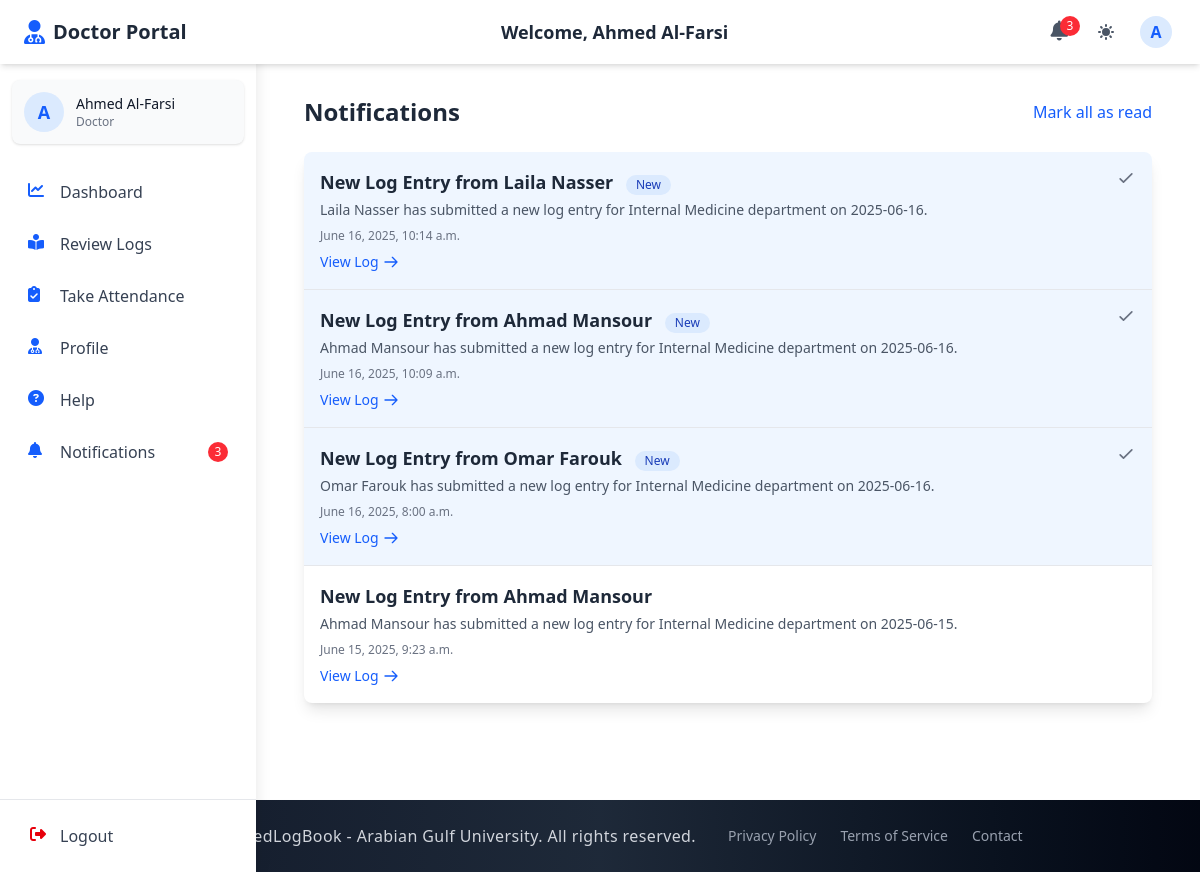
/doctors/notifications/ (signed in), run on an earlier commit of the app's database.
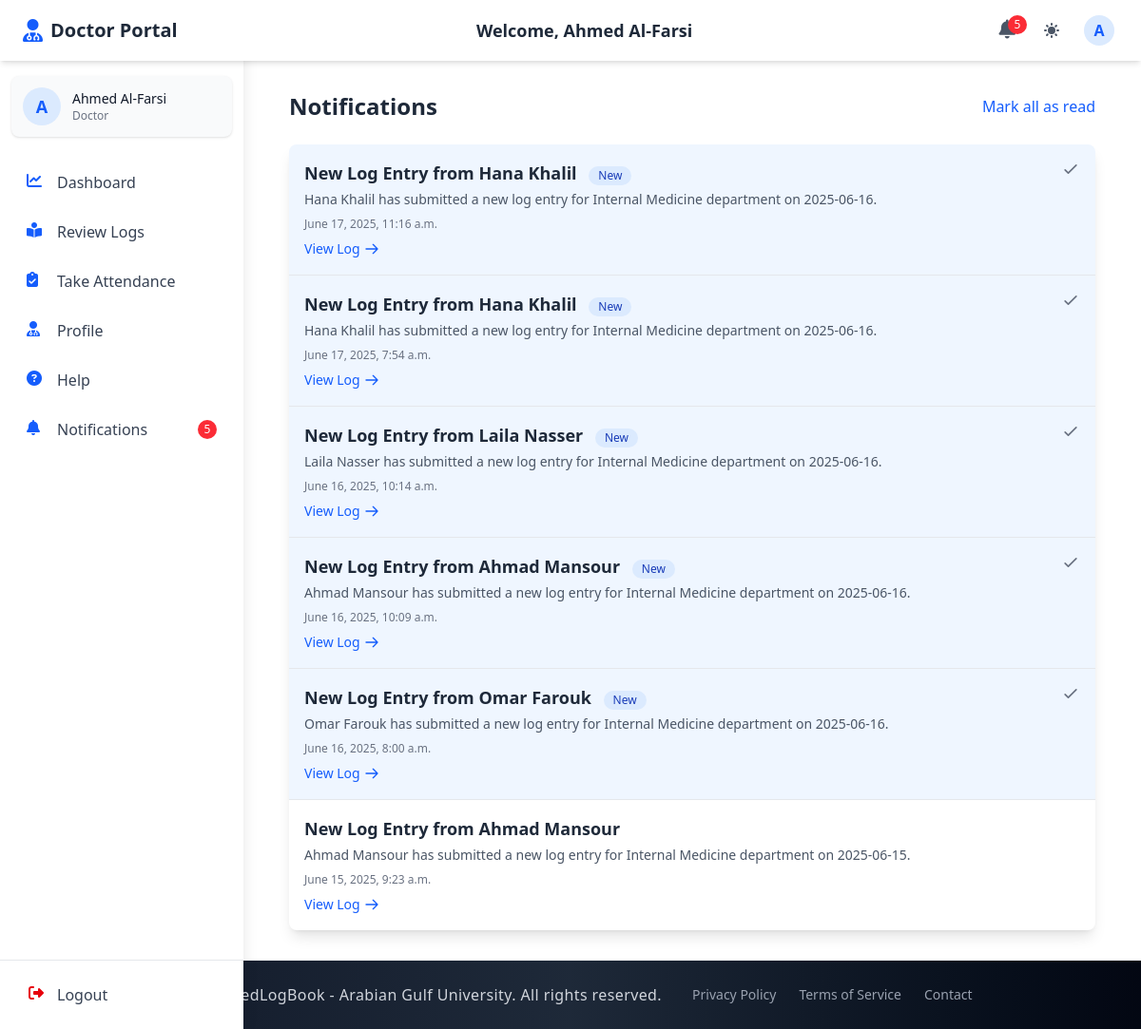
And on a later commit of the database.
### accounts/models.py (models this page shows, shortened)
class CustomUser(AbstractUser):
    email = models.EmailField(unique=True)
    first_name = models.CharField(max_length=150, blank=True)
    last_name = models.CharField(max_length=150, blank=True)
    profile_photo = models.ImageField(
        upload_to="profiles/", blank=True, null=True, default="profiles/default.jpg"
    )
    city = models.CharField(max_length=100, blank=True)
    country = models.CharField(max_length=100, blank=True)
    phone_no = models.CharField(max_length=20, blank=True)
    bio = models.TextField(blank=True)
    speciality = models.CharField(max_length=100, blank=True)
    ROLE_CHOICES = (
        ("student", "Student"),
        ("doctor", "Doctor"),
        ("staff", "Staff"),
        ("admin", "Admin"),
    )
    role = models.CharField(max_length=10, choices=ROLE_CHOICES, default="student")
    groups = models.ManyToManyField(
        "auth.Group", related_name="customuser_groups", blank=True
    )
    user_permissions = models.ManyToManyField(
        "auth.Permission", related_name="customuser_permissions", blank=True
    )
    USERNAME_FIELD = "email"
    REQUIRED_FIELDS = ["username"]

### doctor_section/models.py (models this page shows, shortened)
class Notification(models.Model):
    recipient = models.ForeignKey(Doctor, on_delete=models.CASCADE, related_name='notifications')
    log_entry = models.ForeignKey(StudentLogFormModel, on_delete=models.CASCADE, null=True, blank=True)
    title = models.CharField(max_length=100)
    message = models.TextField()
    created_at = models.DateTimeField(auto_now_add=True)
    is_read = models.BooleanField(default=False)
    class Meta:
        ordering = ['-created_at']
        verbose_name = "Notification"
        verbose_name_plural = "Notifications"

### doctor_section/views.py (the view)
# urls.py: path("notifications/", views.notifications, name="notifications"),
@login_required
def notifications(request):
    doctor = request.user.doctor_profile
    notifications_list = Notification.objects.filter(recipient=doctor).order_by('-created_at')
    if request.GET.get('mark_read'):
        notification_id = request.GET.get('mark_read')
        notification = get_object_or_404(Notification, id=notification_id, recipient=doctor)
        notification.mark_as_read()
        return redirect('doctor_section:notifications')
    if request.GET.get('mark_all_read'):
        notifications_list.filter(is_read=False).update(is_read=True)
        messages.success(request, "All notifications marked as read.")
        return redirect('doctor_section:notifications')
    paginator = Paginator(notifications_list, 10)  # 10 items per page
    page_number = request.GET.get('page')
    page_obj = paginator.get_page(page_number)
    context = {
        'notifications': page_obj,
        'unread_count': notifications_list.filter(is_read=False).count(),
    }
    return render(request, "doctor_notifications.html", context)

### doctor_section/templates/doctor_notifications.html (shortened to what this page needs)
{% extends 'base.html' %}
{% block navbar %}
  {% include './components/doc_auth_navbar.html' %}
{% endblock %}
{% block content %}
  <div class="container mx-auto px-4 py-8">
    <div class="flex justify-between items-center mb-6">
      <h2 class="text-2xl font-bold text-gray-800 dark:text-white">Notifications</h2>
      {% if unread_count > 0 %}
        <a href="?mark_all_read=true" class="text-blue-600 hover:text-blue-800 dark:text-blue-400 dark:hover:text-blue-300">
          Mark all as read
        </a>
      {% endif %}
    </div>
    {% if notifications %}
      <div class="bg-white dark:bg-gray-800 rounded-lg shadow-lg overflow-hidden">
        <ul class="divide-y divide-gray-200 dark:divide-gray-700">
          {% for notification in notifications %}
            <li class="p-4 {% if not notification.is_read %}bg-blue-50 dark:bg-blue-900/20{% endif %} transition-colors duration-200">
              <div class="flex justify-between items-start">
                <div>
                  <h3 class="text-lg font-semibold text-gray-800 dark:text-white">
                    {{ notification.title }}
                    {% if not notification.is_read %}
                      <span class="ml-2 inline-flex items-center px-2.5 py-0.5 rounded-full text-xs font-medium bg-blue-100 text-blue-800 dark:bg-blue-800 dark:text-blue-100">
                        New
                      </span>
                    {% endif %}
                  </h3>
                  <p class="text-sm text-gray-600 dark:text-gray-300 mt-1">{{ notification.message }}</p>
                  <p class="text-xs text-gray-500 dark:text-gray-400 mt-2">{{ notification.created_at|date:"F j, Y, g:i a" }}</p>
                  {% if notification.log_entry %}
                    <a href="{% url 'doctor_section:review_log' notification.log_entry.id %}" class="mt-2 inline-flex items-center text-sm text-blue-600 hover:text-blue-800 dark:text-blue-400 dark:hover:text-blue-300">
                      <span>View Log</span>
                      <svg class="w-4 h-4 ml-1" fill="none" stroke="currentColor" viewBox="0 0 24 24" xmlns="http://www.w3.org/2000/svg">
                        <path stroke-linecap="round" stroke-linejoin="round" stroke-width="2" d="M14 5l7 7m0 0l-7 7m7-7H3"></path>
                      </svg>
                    </a>
                  {% endif %}
                </div>
                {% if not notification.is_read %}
                  <a href="?mark_read={{ notification.id }}" class="text-gray-500 hover:text-gray-700 dark:text-gray-400 dark:hover:text-gray-300">
                    <svg class="w-5 h-5" fill="none" stroke="currentColor" viewBox="0 0 24 24" xmlns="http://www.w3.org/2000/svg">
                      <path stroke-linecap="round" stroke-linejoin="round" stroke-width="2" d="M5 13l4 4L19 7"></path>
                    </svg>
                  </a>
                {% endif %}
              </div>
            </li>
          {% endfor %}
        </ul>
      </div>
    {% endif %}
  </div>
{% endblock %}

### templates/base.html (shortened to what this page needs)
{% load static %}
<!DOCTYPE html>
<html lang="en" class="scroll-smooth">
  <head>
    <link rel="stylesheet" href="{% static 'css/main.css' %}" />
    <link rel="stylesheet" href="https://cdnjs.cloudflare.com/ajax/libs/font-awesome/6.4.2/css/all.min.css" />
  </head>
  <body class="bg-white dark:bg-gray-900 text-gray-900 dark:text-white transition-colors duration-300 min-h-screen flex flex-col">
    {% block navbar %}{% endblock %}
    <main class="flex-grow w-full transition-all duration-300">
      {% block content_container %}
      <div class="container mx-auto px-4 sm:px-6 lg:px-8">
        {% block content %}{% endblock %}
      </div>
      {% endblock %}
    </main>
    {% include './components/footer.html' %}
  </body>
</html>

### templates/components/doc_auth_navbar.html (shortened to what this page needs)
{% extends 'components/auth_navbar_base.html' %}
{% block home_url %}{% url 'doctor_section:doctor_dash' %}{% endblock %}
{% block header_icon %}fas fa-user-md{% endblock %}
{% block portal_name %}Doctor Portal{% endblock %}
{% block user_role %}Doctor{% endblock %}
{% block notifications_url %}{% url 'doctor_section:notifications' %}{% endblock %}
{% block logout_url_bottom %}{% url 'doctor_section:logout' %}{% endblock %}
{% block sidebar_menu %}
  <a href="{% url 'doctor_section:doctor_dash' %}" class="nav-item flex items-center px-4 py-3 text-gray-700 dark:text-gray-300 rounded-lg hover:bg-gray-100 dark:hover:bg-gray-700 group transition-colors duration-200">
    <i class="fas fa-chart-line w-5 h-5 text-blue-600 dark:text-blue-400"></i>
    <span class="ml-3 font-medium">Dashboard</span>
  </a>
  <a href="{% url 'doctor_section:doctor_reviews' %}" class="nav-item flex items-center px-4 py-3 text-gray-700 dark:text-gray-300 rounded-lg hover:bg-gray-100 dark:hover:bg-gray-700 group transition-colors duration-200">
    <i class="fas fa-book-reader w-5 h-5 text-blue-600 dark:text-blue-400"></i>
    <span class="ml-3 font-medium">Review Logs</span>
  </a>
  <a href="{% url 'doctor_section:take_attendance' %}" class="nav-item flex items-center px-4 py-3 text-gray-700 dark:text-gray-300 rounded-lg hover:bg-gray-100 dark:hover:bg-gray-700 group transition-colors duration-200">
    <i class="fas fa-clipboard-check w-5 h-5 text-blue-600 dark:text-blue-400"></i>
    <span class="ml-3 font-medium">Take Attendance</span>
  </a>
  <a href="{% url 'doctor_section:doctor_profile' %}" class="nav-item flex items-center px-4 py-3 text-gray-700 dark:text-gray-300 rounded-lg hover:bg-gray-100 dark:hover:bg-gray-700 group transition-colors duration-200">
    <i class="fas fa-user-md w-5 h-5 text-blue-600 dark:text-blue-400"></i>
    <span class="ml-3 font-medium">Profile</span>
  </a>
  <a href="{% url 'doctor_section:doctor_help' %}" class="nav-item flex items-center px-4 py-3 text-gray-700 dark:text-gray-300 rounded-lg hover:bg-gray-100 dark:hover:bg-gray-700 group transition-colors duration-200">
    <i class="fas fa-question-circle w-5 h-5 text-blue-600 dark:text-blue-400"></i>
    <span class="ml-3 font-medium">Help</span>
  </a>
  <a href="{% url 'doctor_section:notifications' %}" class="nav-item flex items-center px-4 py-3 text-gray-700 dark:text-gray-300 rounded-lg hover:bg-gray-100 dark:hover:bg-gray-700 group transition-colors duration-200">
    <i class="fas fa-bell w-5 h-5 text-blue-600 dark:text-blue-400"></i>
    <span class="ml-3 font-medium">Notifications</span>
    {% if unread_notifications_count > 0 %}
      <span class="ml-auto bg-red-500 text-white text-xs rounded-full h-5 w-5 flex items-center justify-center">
        {{ unread_notifications_count }}
      </span>
    {% endif %}
  </a>
{% endblock %}

### templates/components/auth_navbar_base.html (shortened to what this page needs)
<header class="bg-white dark:bg-gray-800 shadow-md fixed top-0 left-0 right-0 z-40 h-16 transition-all duration-300">
  <div class="flex items-center justify-between h-full px-4 md:px-6 max-w-7xl mx-auto">
    <div class="flex items-center space-x-3">
      <a href="{% block home_url %}{% endblock %}" class="flex items-center">
        <i class="{% block header_icon %}fas fa-book-medical{% endblock %} text-blue-600 dark:text-blue-400 text-2xl mr-2"></i>
        <span class="font-bold text-xl text-gray-800 dark:text-white hidden sm:inline">{% block portal_name %}ElogBook Portal{% endblock %}</span>
      </a>
    </div>
    <div class="hidden md:block text-center">
      <h1 class="text-lg font-semibold text-gray-800 dark:text-white">
        Welcome, {% block user_title %}{% endblock %} {{ request.session.first_name }} {{ request.session.last_name }}
      </h1>
    </div>
    <div class="flex items-center space-x-3">
      <div class="relative">
        <a href="{% block notifications_url %}#{% endblock %}" class="p-2 text-gray-600 dark:text-gray-300 hover:bg-gray-100 dark:hover:bg-gray-700 rounded-full transition-colors duration-200" aria-label="Notifications">
          <i class="fas fa-bell text-xl"></i>
          {% if unread_notifications_count > 0 %}
            <span class="absolute -top-1 -right-1 bg-red-500 text-white text-xs rounded-full h-5 w-5 flex items-center justify-center">{{ unread_notifications_count }}</span>
          {% endif %}
        </a>
      </div>
      <button id="theme-toggle" aria-label="Toggle dark mode" class="p-2 text-gray-600 dark:text-gray-300 hover:bg-gray-100 dark:hover:bg-gray-700 rounded-full transition-colors duration-200 focus:outline-none focus:ring-2 focus:ring-blue-500">
      </button>
      <div class="relative" x-data="{open: false}">
        <button @click="open = !open" id="user-menu-button" class="flex items-center text-gray-600 dark:text-gray-300 hover:bg-gray-100 dark:hover:bg-gray-700 rounded-full p-1 focus:outline-none focus:ring-2 focus:ring-blue-500">
          <div class="h-8 w-8 rounded-full bg-blue-100 dark:bg-blue-900 flex items-center justify-center text-blue-600 dark:text-blue-300 font-semibold">
            {{ request.session.first_name|slice:"0:1" }}
          </div>
        </button>
      </div>
    </div>
  </div>
</header>
<aside id="sidebar" class="fixed inset-y-0 left-0 z-30 w-64 pt-16 bg-white dark:bg-gray-800 shadow-lg transform -translate-x-full transition-transform duration-300 ease-in-out md:translate-x-0 overflow-hidden">
  <div class="h-full flex flex-col">
    <div class="flex-1 px-3 py-4 overflow-y-auto">
      <div class="flex items-center p-3 mb-6 rounded-lg bg-gray-50 dark:bg-gray-700 shadow-sm">
        <div class="flex-shrink-0">
          <div class="h-10 w-10 rounded-full bg-blue-100 dark:bg-blue-900 flex items-center justify-center text-blue-600 dark:text-blue-300 font-semibold text-lg">
            {{ request.session.first_name|slice:"0:1" }}
          </div>
        </div>
        <div class="ml-3 overflow-hidden">
        <p class="text-sm font-medium text-gray-900 dark:text-white truncate">{{ request.session.first_name }} {{ request.session.last_name }}</p>
        <p class="text-xs text-gray-500 dark:text-gray-400 truncate">{% block user_role %}User{% endblock %}</p>
      </div>
    </div>
      <nav class="space-y-1">
        {% block sidebar_menu %}{% endblock %}
      </nav>
    </div>
    <div class="px-3 py-3 border-t border-gray-200 dark:border-gray-700">
      <form method="POST" action="{% block logout_url_bottom %}#{% endblock %}" class="w-full">
        <button type="submit" class="flex w-full items-center px-4 py-3 text-gray-700 dark:text-gray-300 rounded-lg hover:bg-gray-100 dark:hover:bg-gray-700 group transition-colors duration-200">
          <i class="fas fa-sign-out-alt w-5 h-5 text-red-600 dark:text-red-400"></i>
          <span class="ml-3 font-medium">Logout</span>
        </button>
      </form>
    </div>
  </div>
</aside>
<div id="content-wrapper" class="pt-16 md:pl-64 min-h-screen transition-all duration-300">
</div>

### templates/components/footer.html
<footer class="bg-gradient-to-r from-gray-900 via-gray-800 to-gray-950 text-white py-6 transition-colors duration-300 shadow-lg">
  <div class="footer-container mx-auto px-4 text-center">
    <div class="flex flex-col md:flex-row justify-center items-center space-y-4 md:space-y-0 md:space-x-8">
      <div class="text-center">
        <p class="text-base font-light tracking-wide text-gray-300 hover:text-white transition-colors duration-200">
          © 2022 MedLogBook - Arabian Gulf University. All rights reserved.
        </p>
      </div>
      <div class="flex flex-col md:flex-row space-y-2 md:space-y-0 md:space-x-6">
        <a href="#" class="text-sm font-medium text-gray-400 hover:text-indigo-300 transition-colors duration-200 ease-in-out hover:underline underline-offset-4 decoration-2 decoration-indigo-300">Privacy Policy</a>
        <a href="#" class="text-sm font-medium text-gray-400 hover:text-indigo-300 transition-colors duration-200 ease-in-out hover:underline underline-offset-4 decoration-2 decoration-indigo-300">Terms of Service</a>
        <a href="#" class="text-sm font-medium text-gray-400 hover:text-indigo-300 transition-colors duration-200 ease-in-out hover:underline underline-offset-4 decoration-2 decoration-indigo-300">Contact</a>
      </div>
    </div>
  </div>
</footer>

What changed in the data, as far as the page shows it:
added Notification: title "New Log Entry from Hana Khalil", is_read "New", message "Hana Khalil has submitted a new log entry for Internal Medicine department on 2025-06-16.", created_at "June 17, 2025, 11:16 a.m.", shows "View Log"
added Notification: title "New Log Entry from Hana Khalil", is_read "New", message "Hana Khalil has submitted a new log entry for Internal Medicine department on 2025-06-16.", created_at "June 17, 2025, 7:54 a.m.", shows "View Log"
Also different on the page:
{{ unread_notifications_count }}: "3" → "5"
